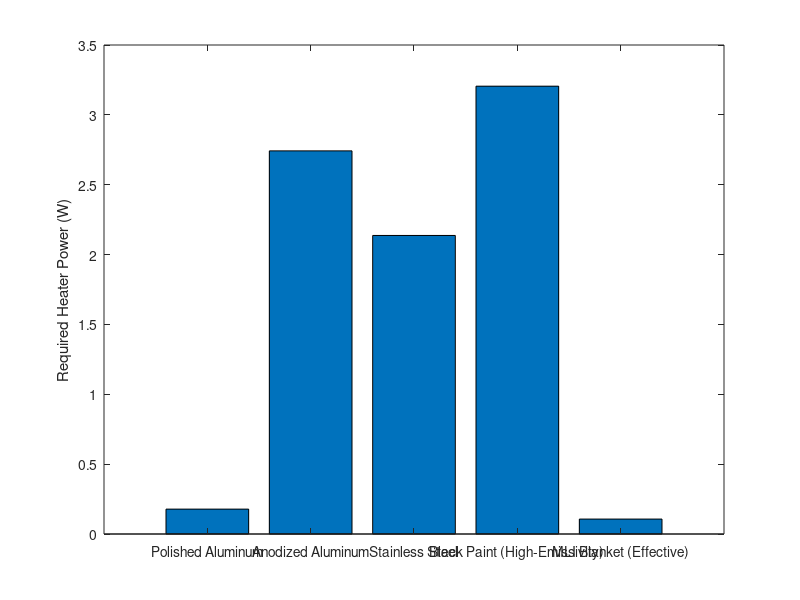

This figure's MATLAB source: (Note: this script raises an error after producing the figure.)
clear; clc; close all;
sigma = 5.670374419e-8;
T_batt = -10 + 273.15;   % Kelvin, selected a value above minimum operating floor
T_env  = 30;            % Kelvin
Housing_dimensions = [0.08, 0.035, 0.05]; % Meters, Tweak based on size of Lion we need (18000mah for complete mission, smaller if using solar recharging)
A = 2*(Housing_dimensions(1)*Housing_dimensions(2)+Housing_dimensions(2)*Housing_dimensions(3))+(Housing_dimensions(1)*Housing_dimensions(3))                % Equation depends on battery mounting so adjust accordingly, currently assuming 1 face not radiating
hours_in_shadow = 72;    % Hours in shade according to MPA, assuming 3 days as a bad case scenario
time_seconds = hours_in_shadow * 3600;
materials = { ... %Testing a few common material emmisivities
    'Polished Aluminum', 0.05; ...
    'Anodized Aluminum', 0.77; ...
    'Stainless Steel', 0.60; ...
    'Black Paint (High-Emissivity)', 0.90; ...
    'MLI Blanket (Effective)', 0.03};
num_materials = size(materials,1);
heater_power = zeros(num_materials,1);
for i = 1:num_materials
    emissivity = materials{i,2};
    heater_power(i) = emissivity * sigma * A * (T_batt^4 - T_env^4);
end
material_names = materials(:,1);
figure;
bar(heater_power);
xticks(1:num_materials);
xticklabels(material_names);
xtickangle(45);
ylabel('Required Heater Power (W)');
title("Heater Power Required in South Pole Crater (" + T_env + " K) over " + hours_in_shadow + " hours of shade");
grid on;
fprintf('\nHeater Power Results:\n\n');
for i = 1:num_materials
    fprintf('%s: %.2f W\n', material_names{i}, heater_power(i));
end
